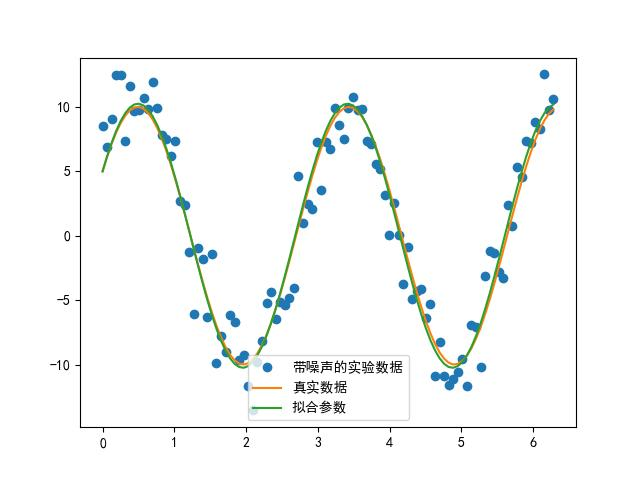

The script that saved this image:
"""
最小二乘拟合
"""

import numpy as np
from scipy import optimize
import matplotlib.pyplot as plt

plt.rcParams[u'font.sans-serif'] = ['simhei']
plt.rcParams['axes.unicode_minus'] = False

X = np.array([8.19, 2.72, 6.39, 8.71, 4.7, 2.66, 3.78])
Y = np.array([7.01, 2.78, 6.47, 6.71, 4.1, 4.23, 4.05])

def residuals(p):
    k, b = p
    return Y - (k * X + b)

r = optimize.leastsq(residuals, [1, 0])
k, b = r[0]
print("k = ", k, "b = ", b)

# output

# k =  0.6134953491930442 b =  1.794092543259387

def func(x, p):
    A, k, theta = p
    return A*np.sin(2 * np.pi*k*x+theta)

def residuals(p, y, x):
    return y - func(x, p)

x = np.linspace(0, 2*np.pi, 100)
A, k, theta = 10, 0.34, np.pi/6
y0 = func(x, [A, k, theta])

np.random.seed(0)
y1 = y0 + 2 * np.random.randn(len(x))

p0 = [7, 0.40, 0]

plsq = optimize.leastsq(residuals, p0, args=(y1, x))

print(u'真实参数:', [A, k, theta])
print(u'拟合参数:', plsq[0])

plt.plot(x, y1, 'o', label=u"带噪声的实验数据")
plt.plot(x, y0, label=u'真实数据')
plt.plot(x, func(x, plsq[0]), label=u'拟合参数')
plt.legend(loc='best')
plt.savefig(r'exp/exp3/sub5.jpg')
plt.show()
